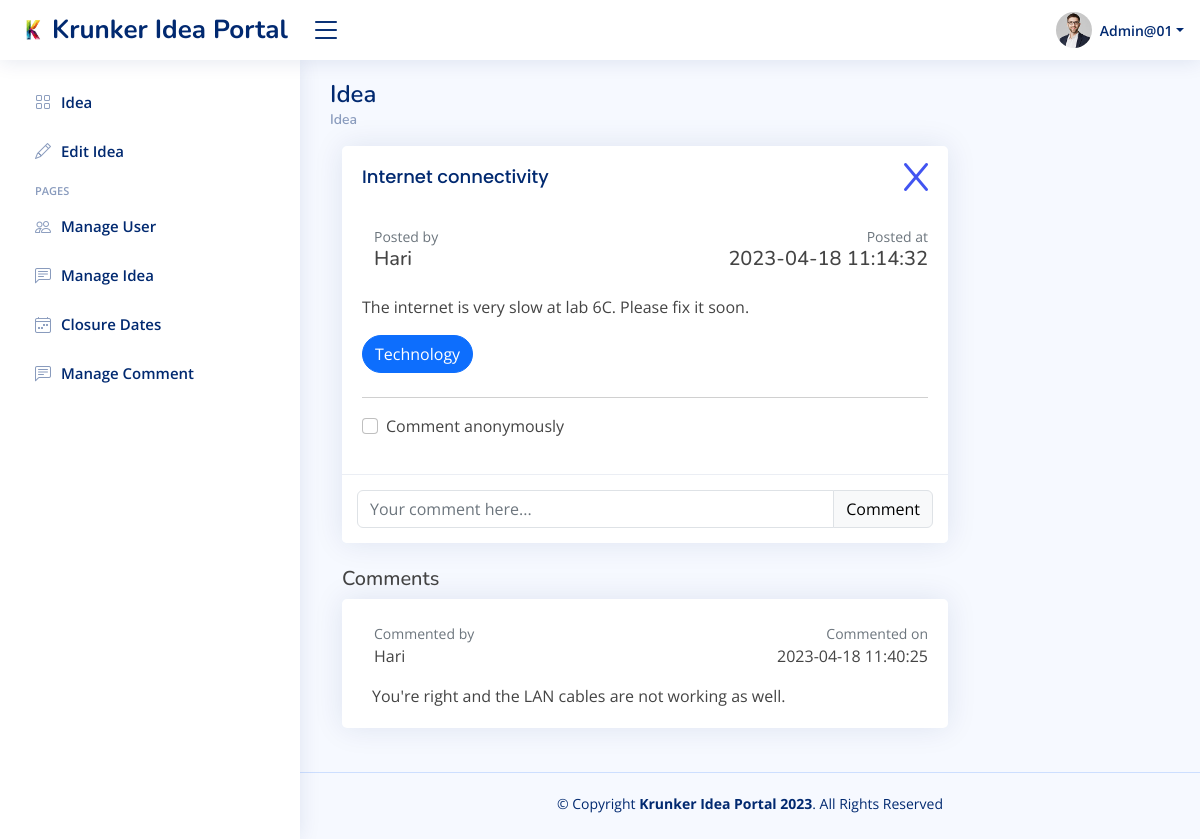
The app's page /CommentSection.php?id=1 (signed in) with its own data.
### tables this page shows
CREATE TABLE `user_tbl` (
  `UserId` int(11) NOT NULL,
  `DepartmentId` int(11) NOT NULL,
  `UserRoleName` enum('QA Manager','QA Coordinator','Admin','Staff') DEFAULT NULL,
  `Username` varchar(50) NOT NULL,
  `UserPassword` varchar(500) NOT NULL,
  `UserEmail` varchar(50) DEFAULT NULL,
  `UserContactNo` varchar(15) DEFAULT NULL,
  `UserAddress` varchar(500) DEFAULT NULL,
  `DateClosure` date DEFAULT '2023-06-29',
  `DateFinal` date DEFAULT '2023-07-29'
);

CREATE TABLE `idea_tbl` (
  `IdeaId` int(11) NOT NULL,
  `CategoryId` int(11) NOT NULL,
  `UserId` int(11) NOT NULL,
  `IdeaTitle` varchar(50) DEFAULT NULL,
  `IdeaDescription` varchar(500) DEFAULT NULL,
  `ViewCount` int(255) DEFAULT NULL,
  `IdeaAnonymous` tinyint(1) DEFAULT NULL,
  `is_hidden` tinyint(1) DEFAULT 0,
  `DatePost` datetime NOT NULL DEFAULT current_timestamp()
);

CREATE TABLE `category_tbl` (
  `CategoryId` int(11) NOT NULL,
  `CategoryTitle` varchar(50) DEFAULT NULL,
  `DateCreated` datetime NOT NULL DEFAULT current_timestamp()
);

CREATE TABLE `comment_tbl` (
  `CommentId` int(11) NOT NULL,
  `IdeaId` int(11) DEFAULT NULL,
  `UserId` int(11) NOT NULL,
  `CommentDetails` varchar(500) DEFAULT NULL,
  `CommentAnonymous` tinyint(1) DEFAULT 0,
  `comment_hidden` int(11) DEFAULT 0,
  `DateComment` datetime NOT NULL DEFAULT current_timestamp()
);

### CommentSection.php (the view, shortened to what this page needs)
<?php
$dbconn = mysqli_connect("localhost", "root", "", "krunkerideadb");
$id = $_GET['id'];
$sql = "SELECT idea_tbl.IdeaId, idea_tbl.IdeaTitle, category_tbl.CategoryTitle, user_tbl.Username, idea_tbl.DatePost, idea_tbl.IdeaDescription, idea_tbl.IdeaAnonymous from idea_tbl
INNER JOIN user_tbl ON idea_tbl.UserId =user_tbl.UserId
INNER JOIN category_tbl ON idea_tbl.CategoryId= category_tbl.CategoryId
WHERE IdeaId=$id";
$result = mysqli_query($dbconn, $sql);
$show = "SELECT user_tbl.UserId, comment_tbl.CommentId, comment_tbl.IdeaId, comment_tbl.CommentDetails, comment_tbl.DateComment, comment_tbl.CommentAnonymous, comment_tbl.comment_hidden, user_tbl.Username from comment_tbl
INNER JOIN user_tbl ON comment_tbl.UserId = user_tbl.UserId
WHERE IdeaId=$id AND comment_hidden=0";
$showComment = mysqli_query($dbconn, $show);
?>
<?php
  $user_id = $_SESSION["userid"];
  $select_sql = "SELECT * FROM user_tbl WHERE UserId = $user_id";
  $result_User = mysqli_query($dbconn, $select_sql);
  $row_User = mysqli_fetch_assoc($result_User);
?>
<!DOCTYPE html>
<html lang="en">
<head>
    <link rel="stylesheet" href="https://kit.fontawesome.com/bb8f73d07f.css">
    <link href="assets/vendor/bootstrap/css/bootstrap.min.css" rel="stylesheet">
    <link href="assets/vendor/bootstrap-icons/bootstrap-icons.css" rel="stylesheet">
    <link href="assets/vendor/boxicons/css/boxicons.min.css" rel="stylesheet">
    <link href="assets/vendor/quill/quill.snow.css" rel="stylesheet">
    <link href="assets/vendor/quill/quill.bubble.css" rel="stylesheet">
    <link href="assets/vendor/remixicon/remixicon.css" rel="stylesheet">
    <link href="assets/style.css" rel="stylesheet">
    <link href="assets/css/style.css" rel="stylesheet">
</head>
<body>
  <header id="header" class="header fixed-top d-flex align-items-center">
    <div class="d-flex align-items-center justify-content-between">
      <a href="index.php" class="logo d-flex align-items-center">
        <img src="assets/img/logo.png" alt="">
        <span class="d-none d-lg-block">Krunker Idea Portal</span>
      </a>
      <i class="bi bi-list toggle-sidebar-btn"></i>
    </div>
    <nav class="header-nav ms-auto">
      <ul class="d-flex align-items-center">
        <li class="nav-item dropdown pe-3">
          <a class="nav-link nav-profile d-flex align-items-center pe-0" href="#" data-bs-toggle="dropdown">
            <img src="assets/img/profile-img.jpg" alt="Profile" class="rounded-circle">
            <span class="d-none d-md-block dropdown-toggle ps-2"><?php echo htmlentities($row_User['Username']) ?></span>
          </a>
        </li>
      </ul>
    </nav>
  </header>
    <aside id="sidebar" class="sidebar">
        <ul class="sidebar-nav" id="sidebar-nav">
            <li class="nav-item">
              <a class="nav-link collapsed" href="index.php">
                  <i class="bi bi-grid"></i><span>Idea</span>
              </a>
            </li>
            <?php
              echo '<li class="nav-item">';
              echo '<a href="EditIdea.php?id=' .$user_id.'" class="nav-link collapsed" data-bs-target="#statistics-nav;">';
              echo '<i class="bi bi-pencil"></i><span>Edit Idea</span>';
              echo '</a>';
              echo '</li>';
            ?>
            <?php
                if($_SESSION['role'] == "Admin"){
                  echo'<li class="nav-heading">Pages</li>';
                  echo'<li class="nav-item">';
                      echo '<a class="nav-link collapsed" href="ManageUser_admin.php">';
                          echo '<i class="bi bi-people"></i>';
                          echo '<span>Manage User</span>';
                      echo '</a>';
                  echo '</li>';
                  echo '<li class="nav-item">';
                      echo '<a class="nav-link collapsed" href="ManageIdea_admin.php">';
                          echo '<i class="bi bi-chat-left-text"></i>';
                          echo '<span>Manage Idea</span>';
                      echo '</a>';
                  echo '</li>';
                  echo '<li class="nav-item">';
                  echo '<a class="nav-link collapsed" href="closure_date.php">';
                  echo '<i class="bi bi-calendar4-week"></i><span>Closure Dates</span>';
                  echo '</a>';
                  echo '</li>';
                  echo '<li class="nav-item">';
                    echo '<a class="nav-link collapsed" href="ManageComment_admin.php">';
                      echo '<i class="bi bi-chat-left-text"></i>';
                      echo '<span>Manage Comment</span>';
                    echo '</a>';
                  echo '</li>';
                }
            ?>
        </ul>
    </aside>
    <main id="main" class="main">
        <div class="pagetitle">
            <h1>Idea</h1>
            <nav>
                <ol class="breadcrumb">
                    <li class="breadcrumb-item"><a href="index_admin.php">Idea</a></li>
                </ol>
            </nav>
        </div>
        <section class="section dashboard">
            <div class="container">
                <?php
                while ($row = mysqli_fetch_assoc($result)) {
                ?>
                    <div class="row">
                        <div class="col-12 col-md-8 col-lg-9 col-xl-9">
                            <div class="card border-0 mb-4">
                                <div class="card-body">
                                    <div class="row align-items-center mb-3">
                                        <div class="col">
                                            <?= '<h1 class="card-title">' . htmlentities($row['IdeaTitle']) . '</h1>'; ?>
                                        </div>
                                        <div class="col-auto">
                                            <a href="index.php"><i class="fa-regular fa-x fa-2x"></i></a>
                                        </div>
                                    </div>
                                    <div class="row align-items-center mb-3">
                                        <div class="col-auto">
                                        </div>
                                        <div class="col px-0">
                                            <p class="small text-secondary mb-0">Posted by</p>
                                            <?= '<h5 class="card-author">' . htmlentities($row['Username']) . '</h5>'; ?>
                                        </div>
                                        <div class="col-auto text-end">
                                            <p class="small text-secondary mb-0">Posted at</p>
                                            <?= '<h5 class="card-author">' . $row['DatePost'] . '</h5>'; ?>
                                        </div>
                                    </div>
                                    <?= '<p class="card-text">' . htmlentities($row['IdeaDescription']) . '</p>'; ?>
                                    <?= '<h5 class="btn btn-primary rounded-pill">' . $row['CategoryTitle'] . '</h5>'; ?>
                                    <form action="" method="post">
                                        <p>
                                            <hr>
                                        <div class="mb-3 form-check">
                                            <input type="checkbox" id="anonymous" name="anonymous" class="form-check-input" value="1">
                                            <label for="anonymous" class="form-check-label">Comment anonymously</label>
                                        </div>
                                        </p>
                                </div>
                                <div class="card-footer">
                                    <div class="input-group">
                                        <input type="text" required name="CommentDetails" class="form-control border" placeholder="Your comment here...">
                                        <button class="btn btn-light border" type="submit" name="submit_comment_post">Comment</button>
                                    </div>
                                </div>
                            </div>
                        </div>
                    <?php
                }
                    ?>
                    <h5 class="title">Comments</h5>
                    <?php
                    while ($shoCom = mysqli_fetch_assoc($showComment)) {
                        if ($shoCom['comment_hidden'] == 0) {
                    ?>
                            <div class="col-12 col-md-8 col-lg-9 col-xl-9">
                                <div class="card border-0 mb-4">
                                    <div class="card-body">
                                        <br>
                                        <div class="row align-items-center mb-3">
                                            <div class="col-auto">
                                            </div>
                                            <div class="col px-0">
                                                <p class="small text-secondary mb-0">Commented by</p>
                                                <?php if ($shoCom['CommentAnonymous'] == 0) {
                                                    echo '<p class="mb-0">' . htmlentities($shoCom['Username']) . '</p>';
                                                } else if ($shoCom['CommentAnonymous'] == 1) {
                                                    echo '<p class="mb-0">Anonymous</h5>';
                                                }
                                                ?>
                                            </div>
                                            <div class="col-auto text-end">
                                                <p class="small text-secondary mb-0">Commented on</p>
                                                <?= '<p class="mb-0">' . $shoCom['DateComment'] . '</p>'; ?>
                                            </div>
                                        </div>
                                        <?= '<p class="mb-0" style="margin-left:10px;">' . $shoCom['CommentDetails'] . '</p>'; ?>
                                    </div>
                                </div>
                            </div>
                    <?php
                        }
                    }
                    ?>
        </section>
    </main>
    <footer id="footer" class="footer">
        <div class="copyright">
            &copy; Copyright <strong><span>Krunker Idea Portal 2023</span></strong>. All Rights Reserved
        </div>
        <div class="credits">
        </div>
    </footer>
</body>
</html>

### assets/css/style.css (style rules this page uses)
:root { scroll-behavior: smooth; }
body { font-family: "Open Sans", sans-serif; background: #f6f9ff; color: #444444; }
a { color: #4154f1; text-decoration: none; }
h1, h2, h3, h4, h5, h6 { font-family: "Nunito", sans-serif; }
#main { margin-top: 60px; padding: 20px 30px; transition: all 0.3s; }
.pagetitle { margin-bottom: 10px; }
.pagetitle h1 { font-size: 24px; margin-bottom: 0; font-weight: 600; color: #012970; }
.card { margin-bottom: 30px; border: none; border-radius: 5px; box-shadow: 0px 0 30px rgba(1, 41, 112, 0.1); }
.card-header, .card-footer { border-color: #ebeef4; background-color: #fff; color: #798eb3; padding: 15px; }
.card-title { padding: 20px 0 15px 0; font-size: 18px; font-weight: 500; color: #012970; font-family: "Poppins", sans-serif; }
.card-body { padding: 0 20px 20px 20px; }
.breadcrumb { font-size: 14px; font-family: "Nunito", sans-serif; color: #899bbd; font-weight: 600; }
.breadcrumb a { color: #899bbd; transition: 0.3s; }
.breadcrumb .breadcrumb-item::before { color: #899bbd; }
.logo { line-height: 1; }
@media (min-width: 1200px) { .logo { width: 280px; } }
.logo img { max-height: 26px; margin-right: 6px; }
.logo span { font-size: 26px; font-weight: 700; color: #012970; font-family: "Nunito", sans-serif; }
.header { transition: all 0.5s; z-index: 997; height: 60px; box-shadow: 0px 2px 20px rgba(1, 41, 112, 0.1); background-color: #fff; padding-left: 20px; }
.header .toggle-sidebar-btn { font-size: 32px; padding-left: 10px; cursor: pointer; color: #012970; }
.header-nav ul { list-style: none; }
.header-nav>ul { margin: 0; padding: 0; }
.header-nav .nav-profile { color: #012970; }
.header-nav .nav-profile img { max-height: 36px; }
.header-nav .nav-profile span { font-size: 14px; font-weight: 600; }
.sidebar { position: fixed; top: 60px; left: 0; bottom: 0; width: 300px; z-index: 996; transition: all 0.3s; padding: 20px; overflow-y: auto; scrollbar-width: thin; scrollbar-color: #aab7cf transparent; box-shadow: 0px 0px 20px rgba(1, 41, 112, 0.1); background-color: #fff; }
@media (min-width: 1200px) { #main, #footer { margin-left: 300px; } }
.sidebar-nav { padding: 0; margin: 0; list-style: none; }
.sidebar-nav li { padding: 0; margin: 0; list-style: none; }
.sidebar-nav .nav-item { margin-bottom: 5px; }
.sidebar-nav .nav-heading { font-size: 11px; text-transform: uppercase; color: #899bbd; font-weight: 600; margin: 10px 0 5px 15px; }
.sidebar-nav .nav-link { display: flex; align-items: center; font-size: 15px; font-weight: 600; color: #4154f1; transition: 0.3; background: #f6f9ff; padding: 10px 15px; border-radius: 4px; }
.sidebar-nav .nav-link i { font-size: 16px; margin-right: 10px; color: #4154f1; }
.sidebar-nav .nav-link.collapsed { color: #012970; background: #fff; }
.sidebar-nav .nav-link.collapsed i { color: #899bbd; }
.footer { padding: 20px 0; font-size: 14px; transition: all 0.3s; border-top: 1px solid #cddfff; }
.footer .copyright { text-align: center; color: #012970; }
.footer .credits { padding-top: 5px; text-align: center; font-size: 13px; color: #012970; }

### records on screen
user_tbl: Username "Admin@01"
idea_tbl: IdeaTitle "Internet connectivity", UserId.Username "Hari", DatePost "2023-04-18 11:14:32", IdeaDescription "The internet is very slow at lab 6C. Please fix it soon.", CategoryId.CategoryTitle "Technology"
comment_tbl: UserId.Username "Hari", DateComment "2023-04-18 11:40:25", CommentDetails "You're right and the LAN cables are not working as well."
